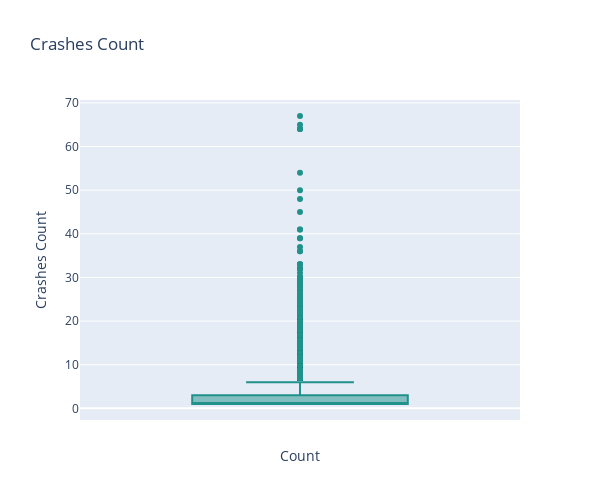

The notebook cell saved with this chart:
### Markdown cell above
# EDA/Data Visualisation

### Code cell
import plotly.express as px
# Plotting the boxplot using Plotly
fig = px.box(y=cas_SA2['crashesCount'], title="Crashes Count", color_discrete_sequence=['#21918c'])

# Update layout
fig.update_layout(
    width=600,  
    height=500,  
    xaxis_title="Count",
    yaxis_title="Crashes Count",
    showlegend=False
)

# Show the plot
fig.show()

### Figure 1 — Plotly figure (JSON) as saved in the notebook; plotly's stock layout.template omitted (floating-point values rounded to 4 significant figures; data arrays with more than 128 entries replaced by an {"elided": "..."} marker saying what was removed)
{"data": [{"alignmentgroup": "True", "hovertemplate": "y=%{y}<extra></extra>", "legendgroup": "", "marker": {"color": "#21918c"}, "name": "", "notched": false, "offsetgroup": "", "orientation": "v", "showlegend": false, "type": "box", "x0": " ", "xaxis": "x", "y": {"elided": "19309 int values"}, "y0": " ", "yaxis": "y"}], "layout": {"boxmode": "group", "height": 500, "legend": {"tracegroupgap": 0}, "showlegend": false, "title": {"text": "Crashes Count"}, "width": 600, "xaxis": {"anchor": "y", "domain": [0, 1], "title": {"text": "Count"}}, "yaxis": {"anchor": "x", "domain": [0, 1], "title": {"text": "Crashes Count"}}}}
